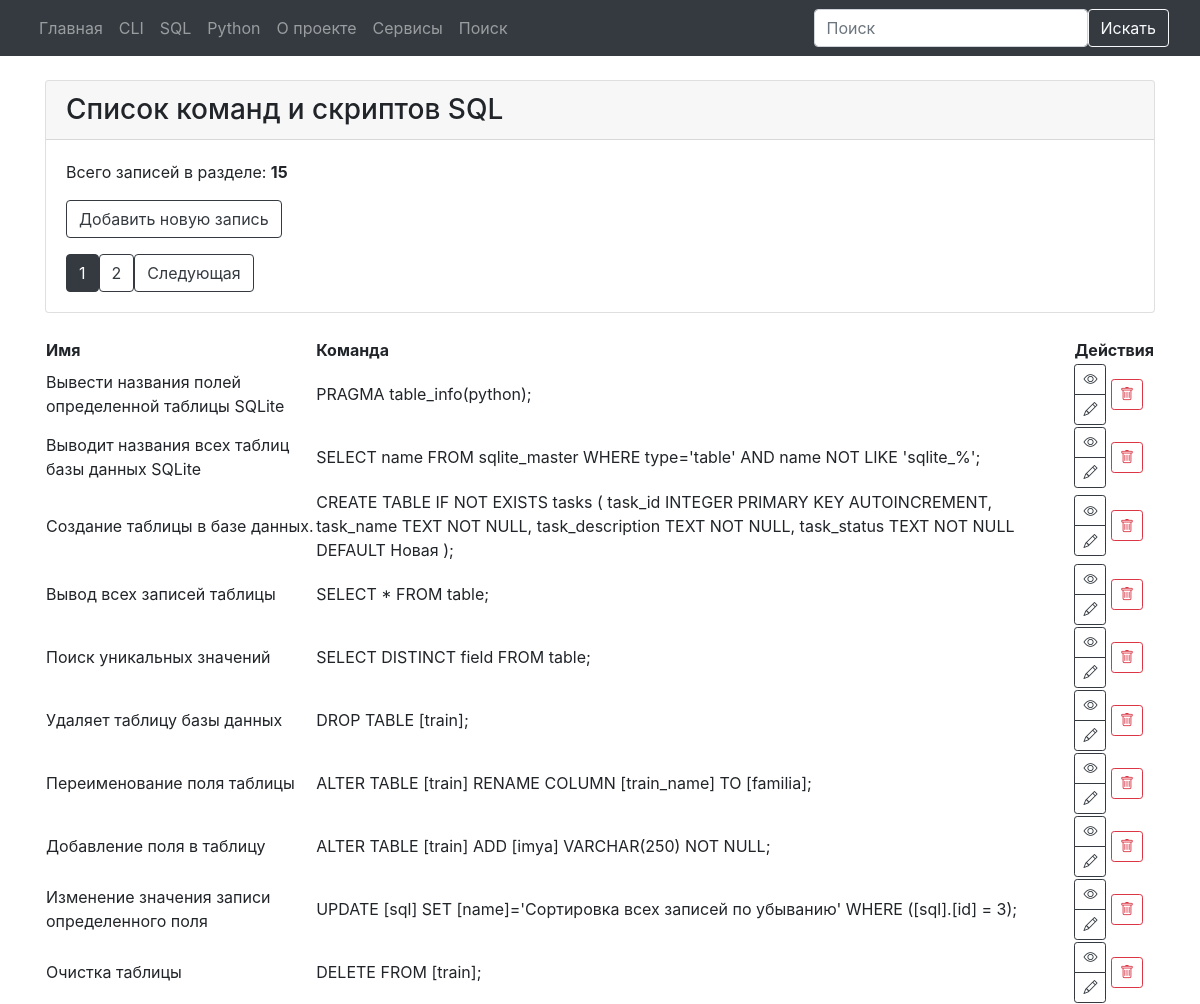
/sql, run on an earlier commit of the app's database.
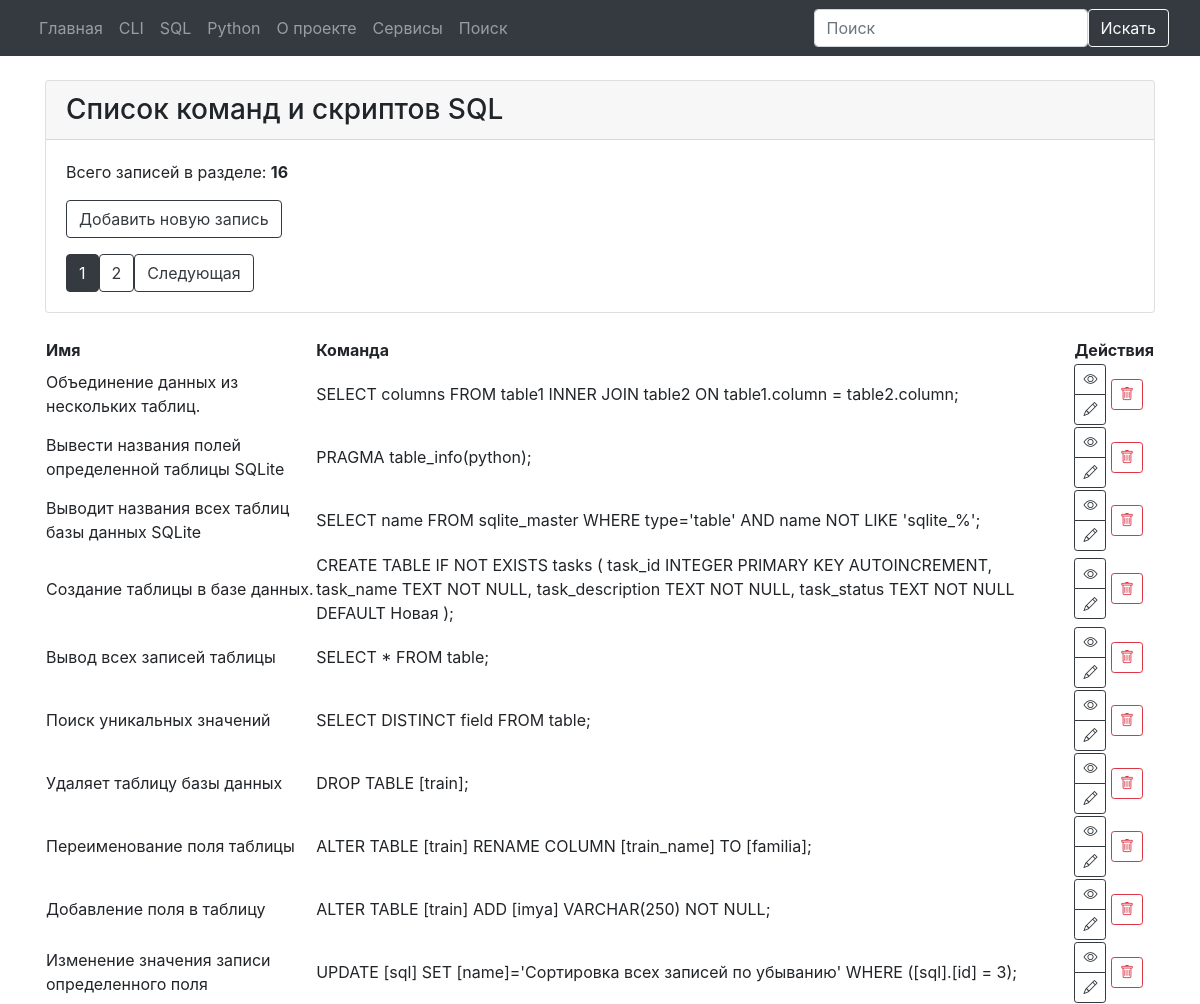
And on a later commit of the database.
### tables this page shows
CREATE TABLE "sql" (
  [sql_id] INTEGER PRIMARY KEY AUTOINCREMENT,
  [sql_name] TEXT NOT NULL,
  [sql_command] TEXT NOT NULL,
  [sql_date_add] TIMESTAMP DEFAULT CURRENT_TIMESTAMP,
  [sql_date_edit] TEXT
);

### modules/sql/sql_list_commands.py (the view)
@bp.route("/sql")
def sql_list_commands():
    page = request.args.get('page', 1, type=int)
    conn = connect.get_db_connection()
    cur = conn.cursor()
    sql_list_count = int(cur.execute("SELECT COUNT(*) FROM sql").fetchone()[0])
    offset = (page - 1) * PER_PAGE
    sql_list = conn.execute(
        "SELECT * FROM sql ORDER BY 1 DESC LIMIT ? OFFSET ?",
        (PER_PAGE, offset)
    ).fetchall()
    conn.close()
    total_pages = (sql_list_count + PER_PAGE - 1) // PER_PAGE
    return render_template("sql/sql_list_commands.html",
                           sql_list=sql_list,
                           sql_list_count=sql_list_count,
                           page=page,
                           total_pages=total_pages,
                           )

### modules/connect.py (called while the page is built)
def get_db_connection():
    db_path = os.path.join(BASE_DIR, '../database.db')
    conn = sqlite3.connect(db_path)
    conn.row_factory = sqlite3.Row
    return conn

### templates/sql/sql_list_commands.html (shortened to what this page needs)
{% extends "base.html" %}
{% block content %}
<div class="container mt-4">
    <div class="card mb-4">
        <div class="card-header h3">Список команд и скриптов SQL</div>
        <div class="card-body">
            <p class="card-text">Всего записей в разделе: <b>{{ sql_list_count }}</b></p>
            <p class="card-text">
                <a href="{{ url_for('add_sql_command.add_sql_command') }}" class="btn btn-outline-dark"> Добавить новую запись</a>
            </p>
            <div class="pagination">
                {% for p in range(1, total_pages + 1) %}
                <a href="{{ url_for('sql_list_commands.sql_list_commands', page=p) }}" class="btn btn-outline-dark {% if p == page %}active{% endif %}">{{ p }}</a>
                {% endfor %}
                {% if page < total_pages %}
                <a href="{{ url_for('sql_list_commands.sql_list_commands', page=page+1) }}" class="btn btn-outline-dark">Следующая</a>
                {% endif %}
            </div>
        </div>
    </div>
    <div class="container-index-page">
        <table class="table-custom">
            <thead>
                <tr>
                    <th>Имя</th>
                    <th>Команда</th>
                    <th>Действия</th>
                </tr>
            </thead>
            <tbody>
                {% for sql_list in sql_list %}
                <tr>
                    <td>{{ sql_list['sql_name'] }}</td>
                    <td>{{ sql_list['sql_command'] }}</td>
                    <td>
                        <div class="btn-group-vertical" role="group" aria-label="Действия">
                            <a href="{{ url_for('get_post_sql_command.get_post_sql_command', sql_id=sql_list['sql_id']) }}" class="btn btn-outline-dark btn-sm">
                                <i class="bi bi-eye"></i>
                            </a>
                            <a href="{{ url_for('edit_sql_command.edit_sql_command', sql_id=sql_list['sql_id']) }}" class="btn btn-outline-dark btn-sm">
                                <i class="bi bi-pencil"></i>
                            </a>
                        </div>
                            <form action="{{ url_for('delete_sql_command.delete_sql_command', sql_id=sql_list['sql_id']) }}" method="POST" class="d-inline">
                                <button type="submit" class="btn btn-outline-danger btn-sm" onclick="return confirm('Вы точно уверены что хотите удалить запись?')">
                                    <i class="bi bi-trash"></i>
                                </button>
                            </form>
                        </div>
                    </td>
                </tr>
                {% endfor %}
{% endblock %}

### templates/base.html (shortened to what this page needs)
<!doctype html>
<html>
<head>
	<link href="{{ url_for('static', filename='styles.css') }}" rel="stylesheet">
    <link rel="stylesheet" href="https://cdn.jsdelivr.net/npm/bootstrap-icons@1.7.2/font/bootstrap-icons.css">
    <link href="https://stackpath.bootstrapcdn.com/bootstrap/4.5.2/css/bootstrap.min.css" rel="stylesheet">
</head>
<body>
    {% include 'navbar.html' %}
    {% block content %}
    {% endblock %}
</body>
</html>

### templates/navbar.html (shortened to what this page needs)
<nav class="navbar navbar-expand-lg navbar-dark bg-dark">
    <div class="container-fluid">
      <div class="collapse navbar-collapse" id="navbarNav">
        <ul class="navbar-nav">
          <li class="nav-item">
            <a class="nav-link" href="{{ url_for('index.index') }}">Главная</a>
          </li>
          <li class="nav-item">
            <a class="nav-link" href="{{ url_for('cli_posts.cli_posts') }}">CLI</a>
          </li>
          <li class="nav-item">
            <a class="nav-link" href="{{ url_for('sql_list_commands.sql_list_commands') }}">SQL</a>
          </li>
          <li class="nav-item">
            <a class="nav-link" href="{{ url_for('python_list_commands.python_list_commands') }}">Python</a>
          </li>
          <li class="nav-item">
            <a class="nav-link" href="{{ url_for('about.about_list') }}">О проекте</a>
          </li>
          <li class="nav-item">
            <a class="nav-link" href="{{ url_for('services.services') }}">Сервисы</a>
          </li>
          <li class="nav-item">
            <a class="nav-link" href="{{ url_for('search.search') }}">Поиск</a>
          </li>
        </ul>
      </div>
      <form class="d-flex" action="/search" method="post" role="search">
        <input class="form-control me-2" type="text" placeholder="Поиск" aria-label="Search" name="search_term" id="search_term" required>
        <button class="btn btn-outline-light" type="submit">Искать</button>
      </form>
    </div>
  </nav>

What changed in the data, as far as the page shows it:
no longer on this page (row unchanged): sql: sql_name "Очистка таблицы", sql_command "DELETE FROM [train];"
added sql: sql_name "Объединение данных из нескольких таблиц.", sql_command "SELECT columns FROM table1 INNER JOIN table2 ON table1.column = table2.column;"
Also different on the page:
{{ sql_list_count }}: "15" → "16"
